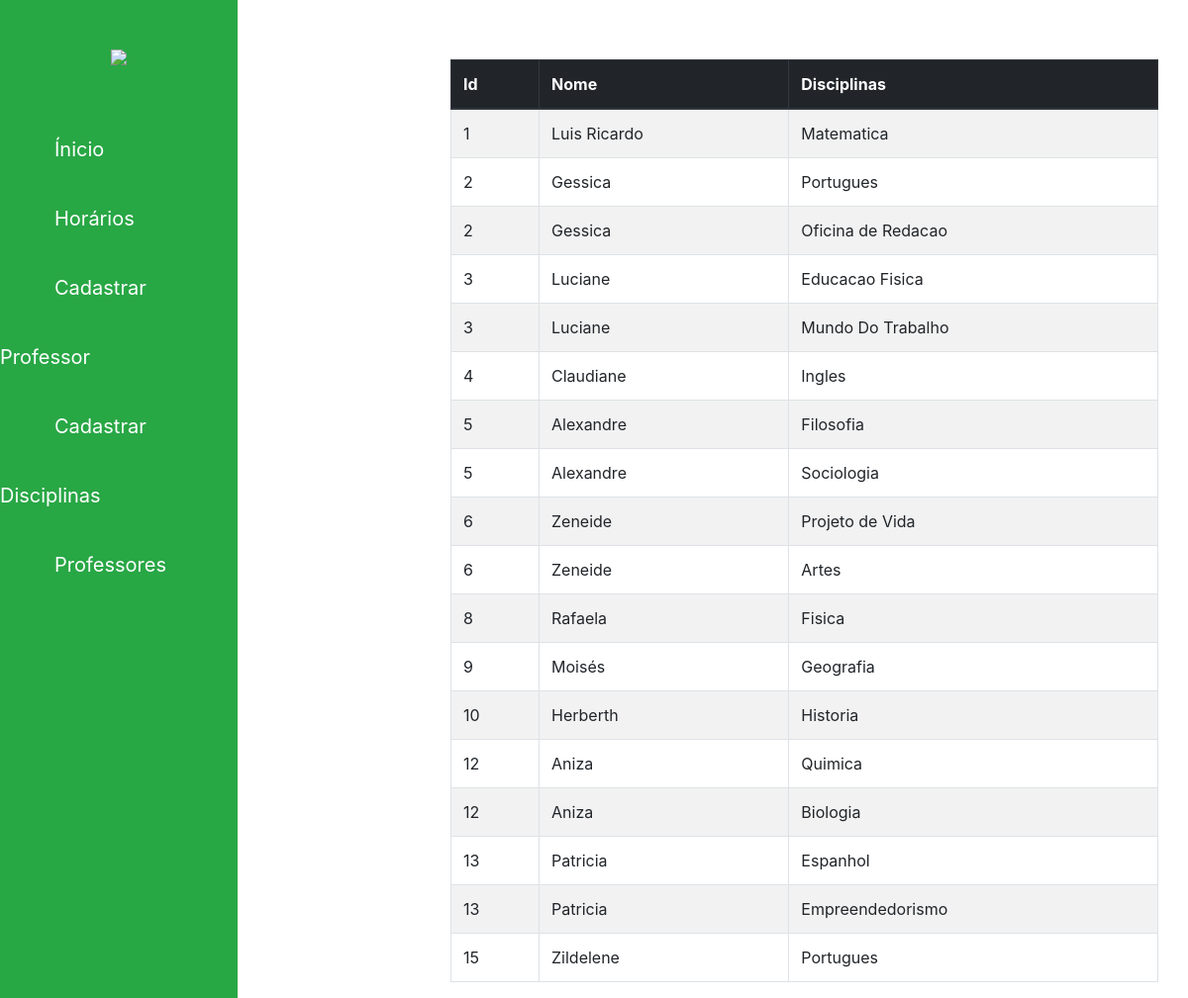
Page /pages/adm.php on the committed database.
### tables this page shows
CREATE TABLE IF NOT EXISTS `tb_professor` (
  `pro_id` int(5) UNSIGNED NOT NULL AUTO_INCREMENT,
  `pro_nome` varchar(50) DEFAULT NULL,
  `pro_dt` int(1) DEFAULT NULL,
  `pro_num_de_aula` int(4) UNSIGNED DEFAULT NULL,
  `pro_num_aula_dis` int(4) UNSIGNED DEFAULT NULL,
  PRIMARY KEY (`pro_id`)
);

CREATE TABLE IF NOT EXISTS `tb_disciplina` (
  `dis_id` int(5) UNSIGNED NOT NULL AUTO_INCREMENT,
  `dis_nome` varchar(30) DEFAULT NULL,
  PRIMARY KEY (`dis_id`)
);

### pages/adm.php (the view, shortened to what this page needs)
<?php
    require_once('../controle/conexao.php');
?>
<!DOCTYPE html>
<html>
<head>
    <link rel="stylesheet" type="text/css" media="screen" href="https://maxcdn.bootstrapcdn.com/bootstrap/4.0.0-beta.2/css/bootstrap.min.css" />
    <link href="https://gitcdn.github.io/bootstrap-toggle/2.2.2/css/bootstrap-toggle.min.css" rel="stylesheet">
    <link rel="stylesheet" type="text/css" href="../css/estilo.css">
</head>
<body>
    <?php
        include '../menu.php';
     ?>
 <div class="container">
    <div class="row">
                <table class = "table table-striped table table-bordered table-hover" style="margin-left: 200px;">
                <thead class="thead-dark">
                    <tr>
                        <th scope = "col">Id</th>
                        <th scope = "col">Nome</th>
                        <th scope = "col">Disciplinas</th>
                    </tr>
                </thead>
                    <tbody>
                        <?php
                            $sql = "SELECT prof.pro_id ,prof.pro_nome, dis.dis_nome from tb_professor prof JOIN tb_professor_has_tb_disciplina prof_dis ON prof_dis.tb_professor_pro_id = prof.pro_id JOIN tb_disciplina dis ON dis.dis_id = prof_dis.tb_disciplina_dis_id order by pro_id asc";
                            $query = mysqli_query($conexao, $sql);
                            while ($dados = mysqli_fetch_assoc($query)) {
                        ?>
                        <tr>
                            <td>
                                <?php
                                    echo $dados['pro_id']."<br>";
                                ?>
                            </td>
                            <td>
                                <?php
                                    echo $dados['pro_nome']."<br>";
                                ?>
                            </td>
                            <td>
                                <?php
                                    echo $dados['dis_nome']."<br>";
                                ?>
                            </td>
                        </tr>
                        <?php
                            }
                        ?>
                    </tbody>
                </table>
        </div>
</div>
</body>
</html>

### menu.php (shortened to what this page needs)
<!DOCTYPE html>
<html>
<head>
    <link rel="stylesheet" type="text/css" media="screen" href="https://maxcdn.bootstrapcdn.com/bootstrap/4.0.0-beta.2/css/bootstrap.min.css" />
    <link rel="stylesheet" type="text/css" href="css/estilo.css">
</head>
<body>
<div class="menu">
    <div id="sidebar-wrapper" class="sidebar-toggle">
        <ul class="sidebar-nav">
            <div class="row justify-content-center" id="logo">
                <a href="#"><img src="img/logo.png"/></a>
            </div>
            <li>
                <a href="../index.php">Ínicio</a>
            </li>
            <li>
                <a href="pages/horario.php">Horários</a>
            </li>
            <li>
                <a href="pages/cadastroP.php">Cadastrar Professor</a>
            </li>
            <li>
                <a href="pages/cadastroD.php">Cadastrar Disciplinas</a>
            </li>
            <li>
                <a href="pages/adm.php">Professores</a>
            </li>
        </ul>
    </div>
</div>
</body>
</html>

### css/estilo.css (style rules this page uses)
body { margin: 0; padding: 0; }
.container { padding-left: 20%; padding-top: 5%; }
body img { max-width:150px; max-height:200px; width: auto; height: auto; margin-top: 50px; margin-bottom: 50px; }
#sidebar-wrapper { background-color: #28a745; color: white; position: fixed; height: 100%; width: 20%; }
.sidebar-nav { position: fixed; top: 0; margin: 0; padding: 0; list-style: none; width: 20%; z-index: 999; }
.sidebar-nav li { font-size: 20px; text-indent: 55px; line-height: 70px; }
.sidebar-nav li a { color: white; display: block; text-decoration: none; }
#sidebar-wrapper.sidebar-toggle { transition: all 0.3s ease-out; }
@media (min-width: 768px) { #sidebar-wrapper.sidebar-toggle { transition: 0.5s; } }

### rows in the picture
tb_professor: pro_id "1", pro_nome "Luis Ricardo", tb_disciplina.dis_nome "Matematica"
tb_professor: pro_id "2", pro_nome "Gessica", tb_disciplina.dis_nome "Portugues", tb_disciplina.dis_nome "Oficina de Redacao"
tb_professor: pro_id "3", pro_nome "Luciane", tb_disciplina.dis_nome "Educacao Fisica", tb_disciplina.dis_nome "Mundo Do Trabalho"
tb_professor: pro_id "4", pro_nome "Claudiane", tb_disciplina.dis_nome "Ingles"
tb_professor: pro_id "5", pro_nome "Alexandre", tb_disciplina.dis_nome "Filosofia", tb_disciplina.dis_nome "Sociologia"
tb_professor: pro_id "6", pro_nome "Zeneide", tb_disciplina.dis_nome "Projeto de Vida", tb_disciplina.dis_nome "Artes"
tb_professor: pro_id "8", pro_nome "Rafaela", tb_disciplina.dis_nome "Fisica"
tb_professor: pro_id "9", pro_nome "Moisés", tb_disciplina.dis_nome "Geografia"
tb_professor: pro_id "10", pro_nome "Herberth", tb_disciplina.dis_nome "Historia"
tb_professor: pro_id "12", pro_nome "Aniza", tb_disciplina.dis_nome "Quimica", tb_disciplina.dis_nome "Biologia"
tb_professor: pro_id "13", pro_nome "Patricia", tb_disciplina.dis_nome "Espanhol", tb_disciplina.dis_nome "Empreendedorismo"
tb_professor: pro_id "15", pro_nome "Zildelene", tb_disciplina.dis_nome "Portugues"
